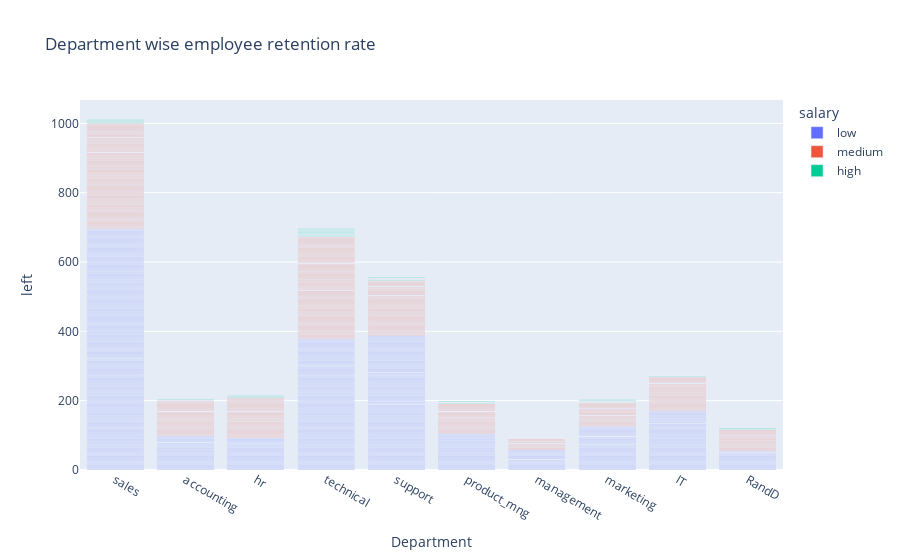

Here is the notebook cell this chart was saved with:
### Code cell
# Department wise employee retention rate, 
fig2 = px.bar(data, x='Department', y='left',color='salary', title="Department wise employee retention rate")
fig2.show()

### Figure 1 — Plotly figure (JSON) as saved in the notebook; plotly's stock layout.template omitted (floating-point values rounded to 4 significant figures; data arrays with more than 128 entries replaced by an {"elided": "..."} marker saying what was removed)
{"data": [{"alignmentgroup": "True", "hovertemplate": "salary=low<br>Department=%{x}<br>left=%{y}<extra></extra>", "legendgroup": "low", "marker": {"color": "#636efa", "pattern": {"shape": ""}}, "name": "low", "offsetgroup": "low", "orientation": "v", "showlegend": true, "textposition": "auto", "type": "bar", "x": {"elided": "7316 str values"}, "xaxis": "x", "y": {"elided": "7316 int values"}, "yaxis": "y"}, {"alignmentgroup": "True", "hovertemplate": "salary=medium<br>Department=%{x}<br>left=%{y}<extra></extra>", "legendgroup": "medium", "marker": {"color": "#EF553B", "pattern": {"shape": ""}}, "name": "medium", "offsetgroup": "medium", "orientation": "v", "showlegend": true, "textposition": "auto", "type": "bar", "x": {"elided": "6446 str values"}, "xaxis": "x", "y": {"elided": "6446 int values"}, "yaxis": "y"}, {"alignmentgroup": "True", "hovertemplate": "salary=high<br>Department=%{x}<br>left=%{y}<extra></extra>", "legendgroup": "high", "marker": {"color": "#00cc96", "pattern": {"shape": ""}}, "name": "high", "offsetgroup": "high", "orientation": "v", "showlegend": true, "textposition": "auto", "type": "bar", "x": {"elided": "1237 str values"}, "xaxis": "x", "y": {"elided": "1237 int values"}, "yaxis": "y"}], "layout": {"barmode": "relative", "legend": {"title": {"text": "salary"}, "tracegroupgap": 0}, "title": {"text": "Department wise employee retention rate"}, "xaxis": {"anchor": "y", "domain": [0, 1], "title": {"text": "Department"}}, "yaxis": {"anchor": "x", "domain": [0, 1], "title": {"text": "left"}}}}
